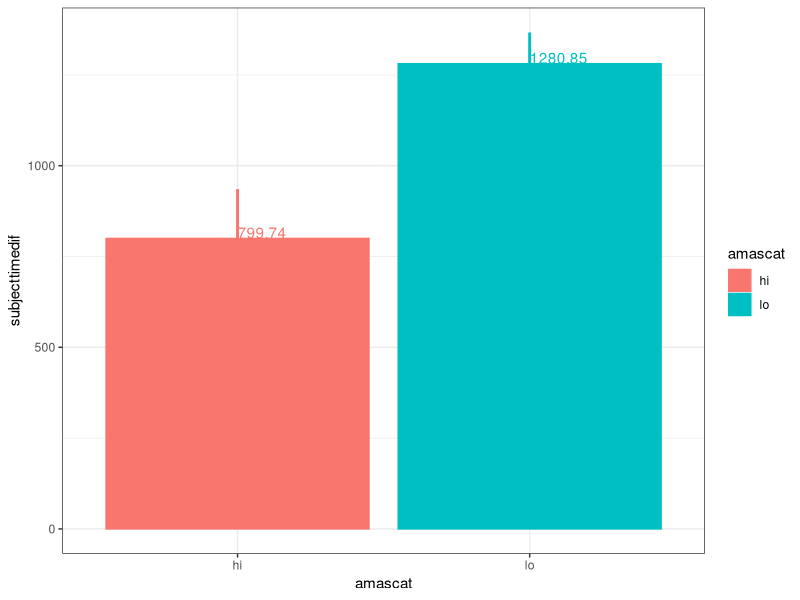
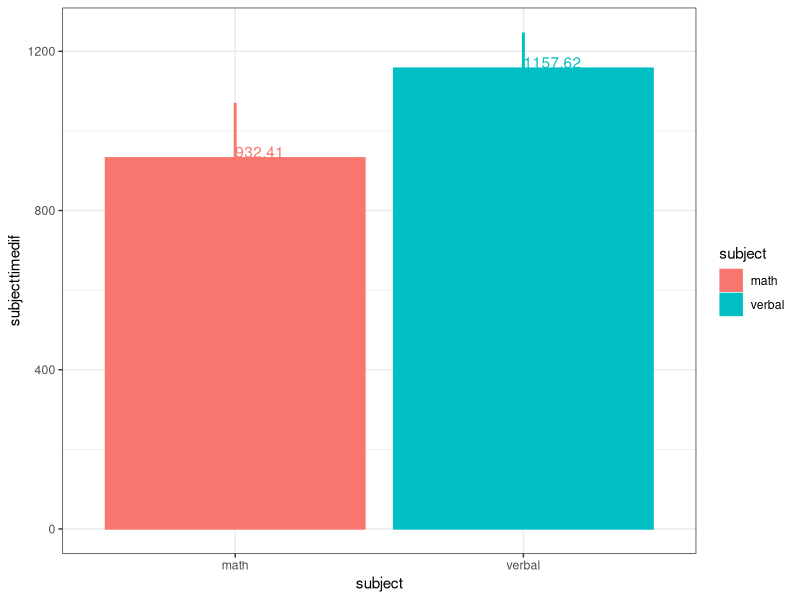

Here is the R script that generated these plots, in order: (Note: this script raises an error after producing the figures.)
setwd("C:/Users/midlo/Dropbox/RESEARCH/manuscripts/mathanxiety.impulsivity02/03.anovas")
library(dplyr)
library(tidyr)
library(ggplot2)
library(stringr)
library(broom)


#read data in
data<-read.csv("ma.impulsivity.data.20200122.csv", header=T)
longdata<-read.csv("ma.impulsivity.longdata.20200122.csv", header=T)

##anova on time data
##prep data
timediflong<-longdata %>%
  filter((str_detect(measure, pattern="dif"))) %>%
  filter(str_detect(measure, pattern="time")) %>%
  mutate(
    difficulty=as.factor(ifelse(grepl("easy", measure), "easy",ifelse(grepl("hard", measure),"hard",NA))),
    subject=as.factor(ifelse(grepl("math", measure), "math",ifelse(grepl("verbal",measure),"verbal",NA)))
  )

subjecttimediflong<-filter(timediflong, !is.na(subject))
difficultytimediflong<-filter(timediflong, !is.na(difficulty))

###Subject
##run anova
subjecttimedifmodel<-lm(value~amascat*subject, data=subjecttimediflong)
subjecttimedifanova<-aov(subjecttimedifmodel)
write.csv(tidy(subjecttimedifanova), "subjecttimedifanova.csv", row.names=F)

##post hoc pairwise t tests
#single variables
write.csv(tidy(pairwise.t.test(subjecttimediflong$value,subjecttimediflong$amascat,p.adj="bonf")),
          "subjecttimedifttestsbyamascat.csv", row.names=F)
write.csv(tidy(pairwise.t.test(subjecttimediflong$value,subjecttimediflong$subject,p.adj="bonf")),
          "subjecttimedifttestsbysubject.csv", row.names=F)
subjecttimedifsumstatsbyamascat<-subjecttimediflong %>%
  group_by(amascat) %>%
  summarize(
    mean=mean(value),
    median=median(value),
    stddev=sd(value),
    sterr=sd(value)/sqrt(length(value)),
    N=length(value)
  )

subjecttimedifsumstatsbysubject<-subjecttimediflong %>%
  group_by(subject) %>%
  summarize(
    mean=mean(value),
    median=median(value),
    stddev=sd(value),
    sterr=sd(value)/sqrt(length(value)),
    N=length(value)
  )
write.csv(subjecttimedifsumstatsbyamascat,"subjecttimedifsumstatsbyamascat.csv", row.names=F)

write.csv(subjecttimedifsumstatsbysubject,"subjecttimedifsumstatsbysubject.csv", row.names=F)

subjecttimedifsumstatsbyamascat.plot<-ggplot(subjecttimedifsumstatsbyamascat,aes(x=amascat, y=mean, color=amascat, fill=amascat))+
  geom_bar(position=position_dodge(), stat="identity")+
  geom_errorbar(aes(ymin=mean-sterr, ymax=mean+sterr), size=1, width=0, position=position_dodge(0.9))+
  geom_text(aes(label = round(mean, digits=2)), hjust = 0, vjust = 0,  position=position_dodge(0.9))+
  labs(y="subjecttimedif")+
  theme_bw()

subjecttimedifsumstatsbysubject.plot<-ggplot(subjecttimedifsumstatsbysubject,aes(x=subject, y=mean, color=subject, fill=subject))+
  geom_bar(position=position_dodge(), stat="identity")+
  geom_errorbar(aes(ymin=mean-sterr, ymax=mean+sterr), size=1, width=0, position=position_dodge(0.9))+
  geom_text(aes(label = round(mean, digits=2)), hjust = 0, vjust = 0,  position=position_dodge(0.9))+
  labs(y="subjecttimedif")+
  theme_bw()
#paired variables
write.csv(tidy(pairwise.t.test(subjecttimediflong$value,subjecttimediflong$amascat:subjecttimediflong$subject,p.adj="bonf")),
          "subjecttimedifttestsbyamascatxsubject.csv", row.names=F)

subjecttimedifsumstatsbyamascatxsubject<-subjecttimediflong %>%
  group_by(amascat,subject) %>%
  summarize(
    mean=mean(value),
    median=median(value),
    stddev=sd(value),
    sterr=sd(value)/sqrt(length(value)),
    N=length(value)
  )

write.csv(subjecttimedifsumstatsbyamascatxsubject,"subjecttimedifsumstatsbyamascatxsubject.csv", row.names=F)

subjecttimedifsumstatsbyamascatxsubject.plot<-ggplot(subjecttimedifsumstatsbyamascatxsubject,aes(x=subject, y=mean, color=amascat, fill=amascat))+
  geom_bar(position=position_dodge(), stat="identity")+
  geom_errorbar(aes(ymin=mean-sterr, ymax=mean+sterr), size=1, width=0, position=position_dodge(0.9))+
  geom_text(aes(label = round(mean, digits=2)), hjust = 0, vjust = 0,  position=position_dodge(0.9))+
  labs(y="subjecttimedif")+
  theme_bw()

pdf("subjecttimedifmeanplots.pdf")
subjecttimedifsumstatsbyamascat.plot
subjecttimedifsumstatsbysubject.plot
subjecttimedifsumstatsbyamascatxsubject.plot

dev.off()

###difficulty
##run anova
difficultytimedifmodel<-lm(value~amascat*difficulty, data=difficultytimediflong)
difficultytimedifanova<-aov(difficultytimedifmodel)
write.csv(tidy(difficultytimedifanova), "difficultytimedifanova.csv", row.names=F)

##post hoc pairwise t tests
#single variables
write.csv(tidy(pairwise.t.test(difficultytimediflong$value,difficultytimediflong$amascat,p.adj="bonf")),
          "difficultytimedifttestsbyamascat.csv", row.names=F)
write.csv(tidy(pairwise.t.test(difficultytimediflong$value,difficultytimediflong$difficulty,p.adj="bonf")),
          "difficultytimedifttestsbydifficulty.csv", row.names=F)
difficultytimedifsumstatsbyamascat<-difficultytimediflong %>%
  group_by(amascat) %>%
  summarize(
    mean=mean(value),
    median=median(value),
    stddev=sd(value),
    sterr=sd(value)/sqrt(length(value)),
    N=length(value)
  )

difficultytimedifsumstatsbydifficulty<-difficultytimediflong %>%
  group_by(difficulty) %>%
  summarize(
    mean=mean(value),
    median=median(value),
    stddev=sd(value),
    sterr=sd(value)/sqrt(length(value)),
    N=length(value)
  )
write.csv(difficultytimedifsumstatsbyamascat,"difficultytimedifsumstatsbyamascat.csv", row.names=F)

write.csv(difficultytimedifsumstatsbydifficulty,"difficultytimedifsumstatsbydifficulty.csv", row.names=F)

difficultytimedifsumstatsbyamascat.plot<-ggplot(difficultytimedifsumstatsbyamascat,aes(x=amascat, y=mean, color=amascat, fill=amascat))+
  geom_bar(position=position_dodge(), stat="identity")+
  geom_errorbar(aes(ymin=mean-sterr, ymax=mean+sterr), size=1, width=0, position=position_dodge(0.9))+
  geom_text(aes(label = round(mean, digits=2)), hjust = 0, vjust = 0,  position=position_dodge(0.9))+
  labs(y="difficultytimedif")+
  theme_bw()

difficultytimedifsumstatsbydifficulty.plot<-ggplot(difficultytimedifsumstatsbydifficulty,aes(x=difficulty, y=mean, color=difficulty, fill=difficulty))+
  geom_bar(position=position_dodge(), stat="identity")+
  geom_errorbar(aes(ymin=mean-sterr, ymax=mean+sterr), size=1, width=0, position=position_dodge(0.9))+
  geom_text(aes(label = round(mean, digits=2)), hjust = 0, vjust = 0,  position=position_dodge(0.9))+
  labs(y="difficultytimedif")+
  theme_bw()
#paired variables
write.csv(tidy(pairwise.t.test(difficultytimediflong$value,difficultytimediflong$amascat:difficultytimediflong$difficulty,p.adj="bonf")),
          "difficultytimedifttestsbyamascatxdifficulty.csv", row.names=F)

difficultytimedifsumstatsbyamascatxdifficulty<-difficultytimediflong %>%
  group_by(amascat,difficulty) %>%
  summarize(
    mean=mean(value),
    median=median(value),
    stddev=sd(value),
    sterr=sd(value)/sqrt(length(value)),
    N=length(value)
  )

write.csv(difficultytimedifsumstatsbyamascatxdifficulty,"difficultytimedifsumstatsbyamascatxdifficulty.csv", row.names=F)

difficultytimedifsumstatsbyamascatxdifficulty.plot<-ggplot(difficultytimedifsumstatsbyamascatxdifficulty,aes(x=difficulty, y=mean, color=amascat, fill=amascat))+
  geom_bar(position=position_dodge(), stat="identity")+
  geom_errorbar(aes(ymin=mean-sterr, ymax=mean+sterr), size=1, width=0, position=position_dodge(0.9))+
  geom_text(aes(label = round(mean, digits=2)), hjust = 0, vjust = 0,  position=position_dodge(0.9))+
  labs(y="difficultytimedif")+
  theme_bw()

pdf("difficultytimedifmeanplots.pdf")
difficultytimedifsumstatsbyamascat.plot
difficultytimedifsumstatsbydifficulty.plot
difficultytimedifsumstatsbyamascatxdifficulty.plot

dev.off()
